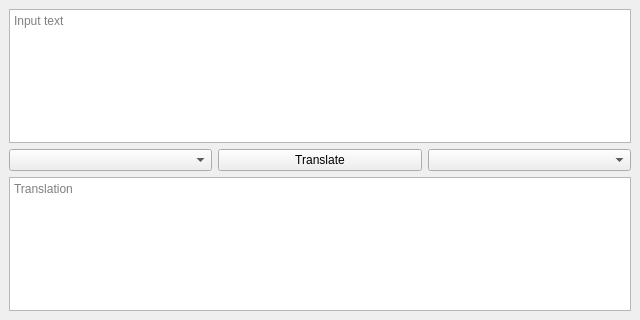
<?xml version="1.0" encoding="UTF-8"?>
<ui version="4.0">
 <class>MainWindow</class>
 <widget class="QMainWindow" name="MainWindow">
  <property name="geometry">
   <rect>
    <x>0</x>
    <y>0</y>
    <width>640</width>
    <height>320</height>
   </rect>
  </property>
  <property name="minimumSize">
   <size>
    <width>640</width>
    <height>320</height>
   </size>
  </property>
  <property name="windowTitle">
   <string>Translator</string>
  </property>
  <widget class="QWidget" name="centralwidget">
   <layout class="QGridLayout" name="gridLayout">
    <property name="sizeConstraint">
     <enum>QLayout::SetNoConstraint</enum>
    </property>
    <item row="2" column="0" colspan="3">
     <widget class="QTextEdit" name="translationText">
      <property name="focusPolicy">
       <enum>Qt::ClickFocus</enum>
      </property>
      <property name="styleSheet">
       <string notr="true">font: 12pt &quot;MS Shell Dlg 2&quot;;</string>
      </property>
      <property name="placeholderText">
       <string>Translation</string>
      </property>
     </widget>
    </item>
    <item row="1" column="1">
     <widget class="QPushButton" name="translateButton">
      <property name="styleSheet">
       <string notr="true">font: 12pt &quot;MS Shell Dlg 2&quot;;</string>
      </property>
      <property name="text">
       <string>Translate</string>
      </property>
     </widget>
    </item>
    <item row="0" column="0" colspan="3">
     <widget class="QTextEdit" name="inputText">
      <property name="focusPolicy">
       <enum>Qt::StrongFocus</enum>
      </property>
      <property name="styleSheet">
       <string notr="true">font: 12pt &quot;MS Shell Dlg 2&quot;;</string>
      </property>
      <property name="placeholderText">
       <string>Input text</string>
      </property>
     </widget>
    </item>
    <item row="1" column="0">
     <widget class="QComboBox" name="fromComboBox">
      <property name="styleSheet">
       <string notr="true">font: 12pt &quot;MS Shell Dlg 2&quot;;</string>
      </property>
     </widget>
    </item>
    <item row="1" column="2">
     <widget class="QComboBox" name="toComboBox">
      <property name="styleSheet">
       <string notr="true">font: 12pt &quot;MS Shell Dlg 2&quot;;</string>
      </property>
     </widget>
    </item>
   </layout>
   <zorder>translationText</zorder>
   <zorder>translateButton</zorder>
   <zorder>fromComboBox</zorder>
   <zorder>toComboBox</zorder>
   <zorder>inputText</zorder>
  </widget>
 </widget>
 <resources/>
 <connections/>
</ui>
